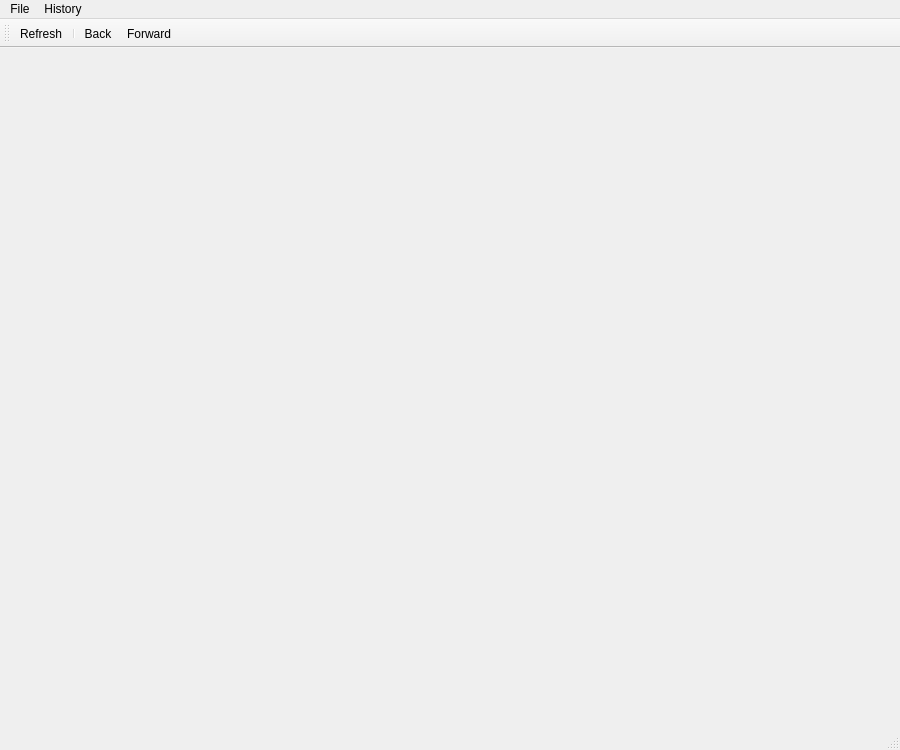
<?xml version="1.0" encoding="UTF-8"?>
<ui version="4.0">
 <class>MainWindow</class>
 <widget class="QMainWindow" name="MainWindow">
  <property name="geometry">
   <rect>
    <x>0</x>
    <y>0</y>
    <width>900</width>
    <height>750</height>
   </rect>
  </property>
  <property name="windowTitle">
   <string>QtBlogger</string>
  </property>
  <widget class="QWidget" name="centralWidget"/>
  <widget class="QMenuBar" name="menuBar">
   <property name="geometry">
    <rect>
     <x>0</x>
     <y>0</y>
     <width>900</width>
     <height>23</height>
    </rect>
   </property>
   <widget class="QMenu" name="menuFile">
    <property name="title">
     <string>File</string>
    </property>
    <addaction name="actionLogin"/>
    <addaction name="actionRefresh"/>
    <addaction name="actionQuit"/>
   </widget>
   <widget class="QMenu" name="menuNavigation">
    <property name="title">
     <string>History</string>
    </property>
    <addaction name="actionBack"/>
    <addaction name="actionForward"/>
   </widget>
   <addaction name="menuFile"/>
   <addaction name="menuNavigation"/>
  </widget>
  <widget class="QToolBar" name="mainToolBar">
   <attribute name="toolBarArea">
    <enum>TopToolBarArea</enum>
   </attribute>
   <attribute name="toolBarBreak">
    <bool>false</bool>
   </attribute>
   <addaction name="actionRefresh"/>
   <addaction name="separator"/>
   <addaction name="actionBack"/>
   <addaction name="actionForward"/>
  </widget>
  <widget class="QStatusBar" name="statusBar"/>
  <action name="actionLogin">
   <property name="text">
    <string>Login...</string>
   </property>
  </action>
  <action name="actionQuit">
   <property name="icon">
    <iconset resource="resource.qrc">
     <normaloff>:/images/images/exit.png</normaloff>:/images/images/exit.png</iconset>
   </property>
   <property name="text">
    <string>Quit</string>
   </property>
  </action>
  <action name="actionRefresh">
   <property name="icon">
    <iconset resource="resource.qrc">
     <normaloff>:/images/images/refresh.png</normaloff>:/images/images/refresh.png</iconset>
   </property>
   <property name="text">
    <string>Refresh</string>
   </property>
  </action>
  <action name="actionBack">
   <property name="icon">
    <iconset resource="resource.qrc">
     <normaloff>:/images/images/back.png</normaloff>:/images/images/back.png</iconset>
   </property>
   <property name="text">
    <string>Back</string>
   </property>
  </action>
  <action name="actionForward">
   <property name="icon">
    <iconset resource="resource.qrc">
     <normaloff>:/images/images/forward.png</normaloff>:/images/images/forward.png</iconset>
   </property>
   <property name="text">
    <string>Forward</string>
   </property>
  </action>
 </widget>
 <layoutdefault spacing="6" margin="11"/>
 <resources>
  <include location="resource.qrc"/>
 </resources>
 <connections/>
</ui>
